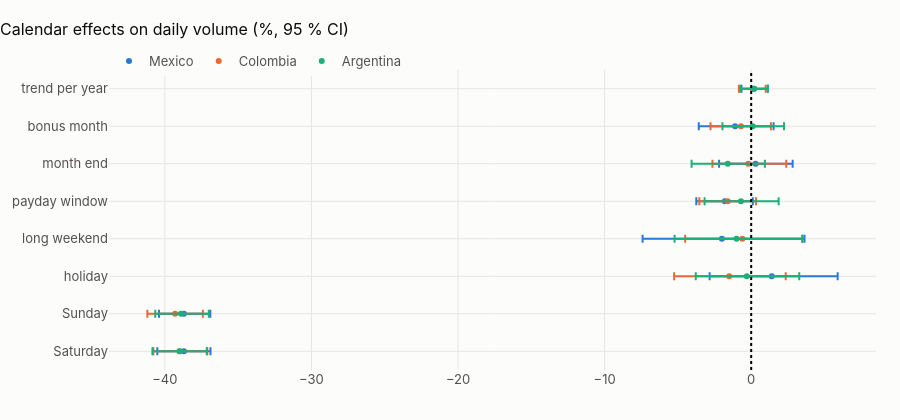

Notebook code cell kept with this figure:
### Markdown cell above
## 3 · What the calendar explains in each country

### Code cell
cal = read("calendar_effects")
keep = {
    "C(iso_weekday)[T.6]": "Saturday",
    "C(iso_weekday)[T.7]": "Sunday",
    "is_holiday": "holiday",
    "is_long_weekend": "long weekend",
    "payday_window": "payday window",
    "is_month_end": "month end",
    "is_bonus_month": "bonus month",
    "t": "trend per year",
}
cal = cal[cal.term.isin(keep)].assign(
    effect=lambda d: d.term.map(keep), country=lambda d: d.country.map(NAME)
)
cal["lo"] = 100 * (np.exp(cal.ci_low) - 1)
cal["hi"] = 100 * (np.exp(cal.ci_high) - 1)
fig = go.Figure()
for c in cal.country.unique():
    d = cal[cal.country == c]
    fig.add_trace(
        go.Scatter(
            x=d["effect %"],
            y=d.effect,
            mode="markers",
            name=c,
            error_x=dict(
                type="data",
                symmetric=False,
                array=d.hi - d["effect %"],
                arrayminus=d["effect %"] - d.lo,
            ),
        )
    )
fig.add_vline(x=0, line_dash="dot")
fig.update_layout(
    title="Calendar effects on daily volume (%, 95 % CI)", height=420, yaxis_title=None
)
fig.show()
show(cal.pivot_table(index="effect", columns="country", values="effect %"), paging=False)

### Figure 1 — Plotly figure (JSON) as saved in the notebook; plotly's stock layout.template omitted (floating-point values rounded to 4 significant figures)
{"data": [{"error_x": {"array": [1.813, 1.8, 4.498, 5.634, 1.913, 2.527, 2.629, 0.9311], "arrayminus": [1.815, 1.697, 4.235, 5.409, 1.945, 2.493, 2.478, 0.8622], "symmetric": false, "type": "data"}, "mode": "markers", "name": "Mexico", "type": "scatter", "x": [-38.7, -38.7, 1.4, -2.0, -1.8, 0.3, -1.1, 0.2], "y": ["Saturday", "Sunday", "holiday", "long weekend", "payday window", "month end", "bonus month", "trend per year"]}, {"error_x": {"array": [1.894, 1.891, 3.855, 4.082, 1.931, 2.591, 2.046, 0.8883], "arrayminus": [1.784, 1.894, 3.76, 3.903, 1.939, 2.445, 2.076, 0.9373], "symmetric": false, "type": "data"}, "mode": "markers", "name": "Colombia", "type": "scatter", "x": [-39.0, -39.3, -1.5, -0.6, -1.6, -0.2, -0.7, 0.1], "y": ["Saturday", "Sunday", "holiday", "long weekend", "payday window", "month end", "bonus month", "trend per year"]}, {"error_x": {"array": [1.859, 1.9, 3.579, 4.489, 2.572, 2.534, 2.137, 0.9327], "arrayminus": [1.848, 1.753, 3.483, 4.227, 2.479, 2.468, 2.059, 0.9367], "symmetric": false, "type": "data"}, "mode": "markers", "name": "Argentina", "type": "scatter", "x": [-39.0, -38.9, -0.3, -1.0, -0.7, -1.6, 0.1, 0.2], "y": ["Saturday", "Sunday", "holiday", "long weekend", "payday window", "month end", "bonus month", "trend per year"]}], "layout": {"height": 420, "shapes": [{"line": {"dash": "dot"}, "type": "line", "x0": 0, "x1": 0, "xref": "x", "y0": 0, "y1": 1, "yref": "y domain"}], "title": {"text": "Calendar effects on daily volume (%, 95 % CI)"}, "yaxis": {"title": {}}}}
